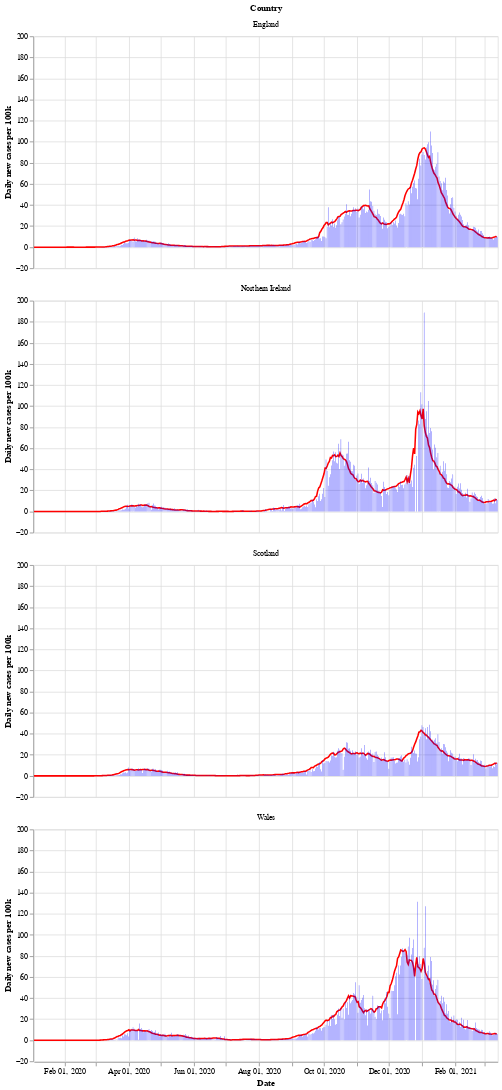

The notebook cell saved with this chart:
### Markdown cell above
Next is a bar chart of the number of new cases in each country (per 100k population), with the 7 day moving average of cases. Again we see that Wales saw a longer period of raising and falling cases compared to the other countries.

After a period of cases falling, each nation is now seeing a rise in the number of cases - especially in Wales.

### Code cell
# collapse
bars = alt.Chart(uk_cases).mark_bar().encode(
    x=alt.X("yearmonthdate(date):T", axis=alt.Axis(title='Date')),
    y=alt.Y("newCasesRate:Q", axis=alt.Axis(title='Daily new cases per 100k')),
    tooltip='newCasesRate',
    color=alt.condition(
        alt.datum.dailyChange > 0,
        alt.value("orange"),  # The positive color
        alt.value("blue")  # The negative color
    )
).properties(title='New cases per 100k population with rolling 7 day average', width=600).interactive()
line = alt.Chart(uk_cases).mark_line(
    color='red',
    size=2,
).transform_window(
    rolling_mean='mean(newCasesRate)',
    frame=[0, 7],
    groupby=['areaName']
).encode(
    x='yearmonthdate(date):T',
    y='rolling_mean:Q'
)
alt.layer(line, bars, data=uk_cases).facet(alt.Row('areaName', title='Country'), columns=1)

### Figure 1 — Vega-Lite specification as saved in the notebook (floating-point values rounded to 4 significant figures; data arrays with more than 128 entries replaced by an {"elided": "..."} marker saying what was removed)
{"config": {"view": {"continuousWidth": 400, "continuousHeight": 300}}, "data": {"name": "data-ca0adfb03ff17a4ebfb73abdfa15bc5b"}, "facet": {"type": "nominal", "field": "areaName", "title": "Country"}, "spec": {"layer": [{"mark": {"type": "line", "color": "red", "size": 2}, "encoding": {"x": {"type": "temporal", "field": "date", "timeUnit": "yearmonthdate"}, "y": {"type": "quantitative", "field": "rolling_mean"}}, "transform": [{"window": [{"op": "mean", "field": "newCasesRate", "as": "rolling_mean"}], "frame": [0, 7], "groupby": ["areaName"]}]}, {"mark": "bar", "encoding": {"color": {"condition": {"value": "orange", "test": "(datum.dailyChange > 0)"}, "value": "blue"}, "tooltip": {"type": "quantitative", "field": "newCasesRate"}, "x": {"type": "temporal", "axis": {"title": "Date"}, "field": "date", "timeUnit": "yearmonthdate"}, "y": {"type": "quantitative", "axis": {"title": "Daily new cases per 100k"}, "field": "newCasesRate"}}, "selection": {"selector002": {"type": "interval", "bind": "scales", "encodings": ["x", "y"]}}, "title": "New cases per 100k population with rolling 7 day average", "width": 600}]}, "columns": 1, "$schema": "https://vega.github.io/schema/vega-lite/v4.8.1.json", "datasets": {"data-ca0adfb03ff17a4ebfb73abdfa15bc5b": {"elided": "1740 records"}}}
